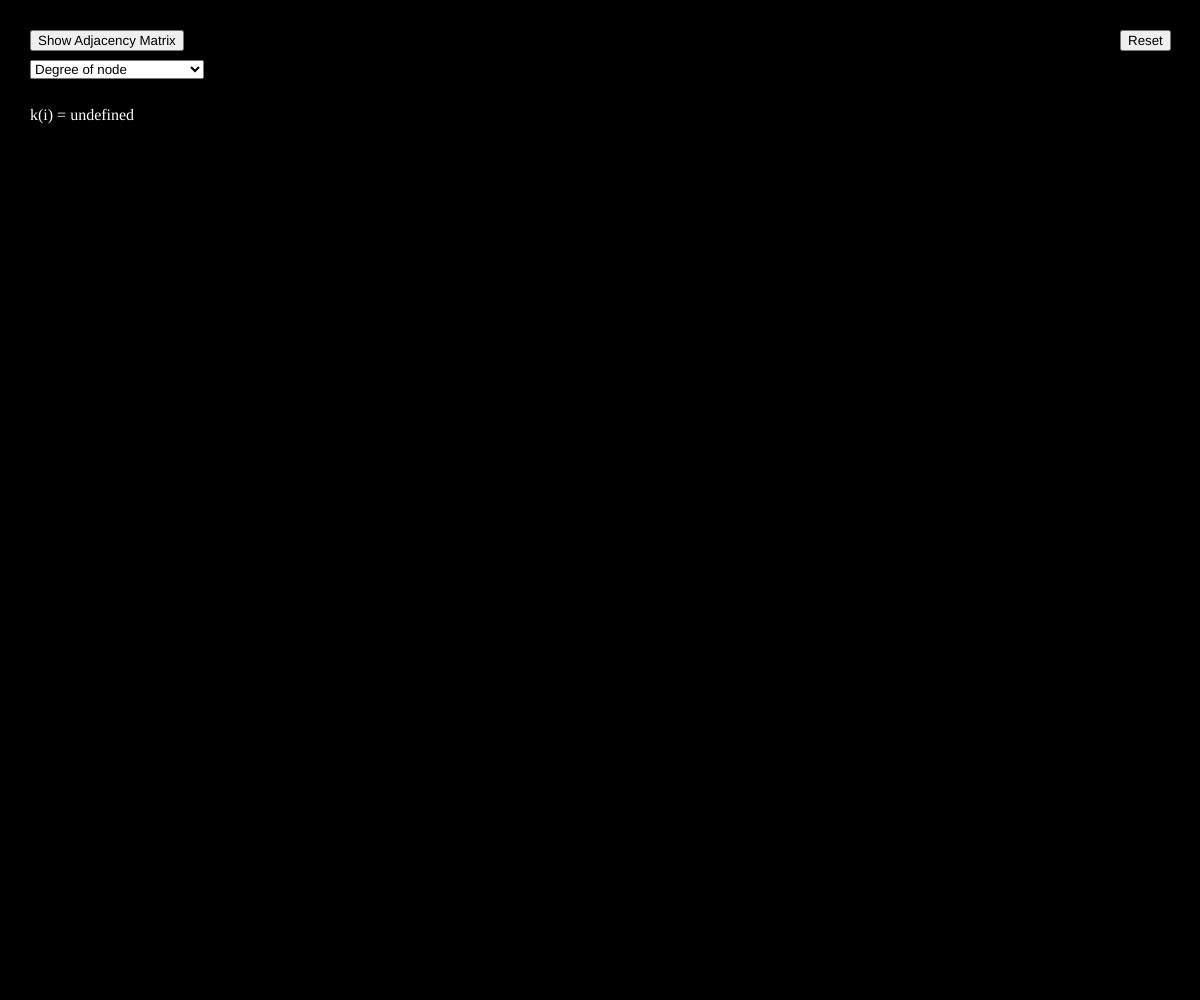
Frame 1 (no input)
Frame 60 (no input): identical to frame 1, image omitted
Frame 120 (the mouse pressed at the canvas centre since frame 60): identical to frame 1, image omitted

The p5.js sketch that drew this single still picture (run headless with seeded random() and noise() and a simulated clock; from frame 60 on, the mouse is pressed at the canvas centre):

// p5.js sketch
// ── sketch.js
// This code is trash. Every variable is global. Why? Because I'm an imbecile. I promise I will rewrite everything with proper care next time.

class Node {
  constructor(_id) {
    this.nid = _id;
    this.Neighbours = [];
    this.PosX = 0;
    this.PosY = 0;
    this.selected = false;
  }
}

class downStruct {
  constructor(_id) {
    this.nid = _id;
    this.status = false;
    this.node = 0;
  }
}

function setVariables() {
  directional = false;
  nodeList = [];
  ballSize = 20;
  mouse = new downStruct();

  inputEnabled = true;
}

let button;
let rbutton;
let sel;
let info;

function setInfo(input) {
  info = createP(input);
  info.style("font-size", "16px");
  info.style("color", "white");
  info.position(30, 90);
}
function setup() {
  createCanvas(windowWidth, windowHeight);

  textAlign(CENTER);

  button = createButton("Show Adjacency Matrix");
  button.position(30, 30);
  button.mousePressed(printAdjacencyMatrix);
  button.mouseOver(disableNode);
  button.mouseOut(enableNode);

  rbutton = createButton("Reset");
  rbutton.position(windowWidth - 80, 30);
  rbutton.mousePressed(reset);
  rbutton.mouseOver(disableNode);
  rbutton.mouseOut(enableNode);

  sel = createSelect();
  sel.position(30, 60);
  sel.option("Degree of node");
  sel.option("Distance");
  sel.option("Relative Distance");
  sel.option("Neighbour count");
  sel.option("Number of triangles");
  sel.option("Characteristic path length");
  sel.option("Global efficiency");
  sel.option("Clustering coefficient");
  sel.option("Transitivity");
  sel.option("Local efficiency");
  sel.changed(updateInfo);
  sel.mouseOver(disableNode);
  sel.mouseOut(enableNode);

  setInfo("ASD");

  setVariables();
  refresh();
}

function drawNodes() {
  for (i = 0; i < nodeList.length; i++) {
    node = nodeList[i];
    x = node.PosX;
    y = node.PosY;

    if (node.selected) {
      fill(0, 0, 200);
    } else {
      fill(200, 0, 0);
    }
    ellipse(x, y, ballSize, ballSize);
  }
}
function drawConnexions() {
  for (i = 0; i < nodeList.length; i++) {
    node = nodeList[i];
    ix = node.PosX;
    iy = node.PosY;

    for (j = 0; j < node.Neighbours.length; j++) {
      neighbour = nodeList[node.Neighbours[j]];

      ox = neighbour.PosX;
      oy = neighbour.PosY;
      stroke(125);
      line(ix, iy, ox, oy);
    }
  }
}
function clearSelected() {
  for (i = 0; i < nodeList.length; i++) {
    node = nodeList[i];
    node.selected = false;
  }
}
function getSelected() {
  for (var i = 0; i < nodeList.length; i++) {
    var cnode = nodeList[i];
    if (cnode.selected) return i;
  }
}
function refresh() {
  background(0);
  drawNodes();
  drawConnexions();
  updateInfo();
  //logAdjacencyMatrix();
}
function draw() {}

function mousePressed() {
  if (inputEnabled == false) return;
  // If we clicked on a node, mark it as clicked
  for (i = 0; i < nodeList.length; i++) {
    currentNode = nodeList[i];
    dx = currentNode.PosX - mouseX;
    dy = currentNode.PosY - mouseY;
    ddist = Math.sqrt(dx * dx + dy * dy);
    if (ddist < ballSize) {
      mouse.status = true;
      mouse.node = i;
      return;
    }
  }
}
function mouseDragged() {
  // Draw line from original node
  if (mouse.status == true) {
    nx = nodeList[mouse.node].PosX;
    ny = nodeList[mouse.node].PosY;

    lx = mouseX;
    ly = mouseY;

    refresh();

    stroke(125);
    line(nx, ny, lx, ly);
  }
}
function mouseReleased() {
  if (inputEnabled == false) return;

  if (mouseX == 0 || mouseY == 0) return;
  // If we releasing the mouse from a node, create a connection if possible.
  if (mouse.status == true) {
    for (i = 0; i < nodeList.length; i++) {
      currentNode = nodeList[i];
      dx = currentNode.PosX - mouseX;
      dy = currentNode.PosY - mouseY;
      ddist = Math.sqrt(dx * dx + dy * dy);
      if (ddist < ballSize) {
        inputNode = mouse.node;
        outputNode = i;

        nodeList[inputNode].Neighbours.push(outputNode);
        nodeList[outputNode].Neighbours.push(inputNode);
        break;
      }
    }
    refresh();
    mouse.status = false;
  } else {
    for (i = 0; i < nodeList.length; i++) {
      currentNode = nodeList[i];
      dx = currentNode.PosX - mouseX;
      dy = currentNode.PosY - mouseY;
      ddist = Math.sqrt(dx * dx + dy * dy);
      if (ddist < ballSize) {
        return; // Dont create a node on top of another
      }
    }
    //generate Node
    node = new Node();
    node.PosX = mouseX;
    node.PosY = mouseY;
    nodeList.push(node);

    refresh();
  }
}
function mouseClicked() {
  if (inputEnabled == false) return;
  // Marks the selection of the clicked node
  for (i = 0; i < nodeList.length; i++) {
    currentNode = nodeList[i];
    dx = currentNode.PosX - mouseX;
    dy = currentNode.PosY - mouseY;
    ddist = Math.sqrt(dx * dx + dy * dy);
    if (ddist < ballSize) {
      clearSelected();
      currentNode.selected = true;
      refresh();
    }
  }
  mouse.status = false;
  //logAdjacencyMatrix();
}
function getAdjacencyMatrix() {
  matrixLen = nodeList.length;
  matrix = new Array(matrixLen * matrixLen);

  for (i = 0; i < matrixLen * matrixLen; i++) {
    matrix[i] = 0;
  }
  for (i = 0; i < nodeList.length; i++) {
    node = nodeList[i];
    for (j = 0; j < node.Neighbours.length; j++) {
      neighbour = node.Neighbours[j];
      if (i != neighbour) {
        matrix[matrixLen * i + neighbour] = 1;
      }
    }
  }

  return matrix;
}
function logAdjacencyMatrix() {
  console.log("\n\n\n");
  matrixLen = nodeList.length;
  matrix = getAdjacencyMatrix();

  string = "";
  for (i = 0; i < matrixLen; i++) {
    for (j = 0; j < matrixLen; j++) {
      string = string + " " + str(matrix[i * matrixLen + j]);
    }
    string = string + "\n";
  }

  console.log(string);
  //alert(string)
}
function printAdjacencyMatrix() {
  matrixLen = nodeList.length;
  matrix = getAdjacencyMatrix();

  string = "";
  for (i = 0; i < matrixLen; i++) {
    for (j = 0; j < matrixLen; j++) {
      string = string + " " + str(matrix[i * matrixLen + j]);
    }
    string = string + "\n";
  }
  alert(string);
}
function disableNode() {
  //console.log("Disabled")
  inputEnabled = false;
}
function enableNode() {
  //console.log("Enabled")
  inputEnabled = true;
}
function updateInfo() {
  if (mouse.status == true) return;
  infoType = sel.value();
  var content = "";
  var snode = getSelected();
  if (infoType == "Degree of node") {
    degree = getNodeDegree();
    content = "k(i) = " + str(degree);
    info.html(content);
  } else if (infoType == "Number of triangles") {
    var triangles = getTriangleCount(snode);
    content = "t(i) = " + str(triangles);
    info.html(content);
  } else if (infoType == "Distance") {
    content = "";
    for (ni = 0; ni < nodeList.length; ni++) {
      distance_row = getDistance(ni);
      content = content + str(distance_row) + "<br>";
    }
    info.html(content);
  } else if (infoType == "Relative Distance") {
    content = "";
    for (ni = 0; ni < nodeList.length; ni++) {
      distance_row = getRelativeDistance(snode, ni);
      content = content + str(distance_row) + "<br>";
    }
    info.html(content);
  } else if (infoType == "Neighbour count") {
    content = "";
    for (ni = 0; ni < nodeList.length; ni++) {
      neighbours = getNeighbourCount(ni);
      content = content + str(neighbours) + " ";
    }
    info.html(content);
  } else if (infoType == "Characteristic path length") {
    globalCPL = getGlobalCharacteristicPathLength();
    localCPL = getCharacteristicPathLength(snode);
    content = "L(i) = " + str(localCPL) + "<br>L = " + globalCPL;
    info.html(content);
  } else if (infoType == "Global efficiency") {
    var globalEFC = getGlobalEfficiency();
    var localEFC = getNodeEfficiency(snode);
    content = "E(i) = " + str(localEFC) + "<br>E = " + globalEFC;
    info.html(content);
  } else if (infoType == "Clustering coefficient") {
    var localCC = getNodeClusteringCoefficient(snode);
    var globalCC = getClusteringCoefficient();
    content = "C(i) = " + str(localCC) + "<br>C = " + str(globalCC);
    info.html(content);
  } else if (infoType == "Transitivity") {
    var trans = getTransitivity();
    content = "T = " + str(trans);
    info.html(content);
  } else if (infoType == "Local efficiency") {
    var lEff = getlocalNodeEfficiency(snode);
    var gEff = getLocalEfficiency();
    content = "E_loc(i) = " + str(lEff) + "<br>E_loc = " + str(gEff);
    info.html(content);
  }
}

function getNodeDegree() {
  for (var nodei = 0; nodei < nodeList.length; nodei++) {
    var currentNode = nodeList[nodei];
    if (currentNode.selected == true) {
      var matrix = getAdjacencyMatrix();
      var matrixLen = nodeList.length;
      var degree = 0;
      for (var nodej = 0; nodej < matrixLen; nodej++) {
        var arrayPos = nodei * matrixLen + nodej;
        if (matrix[arrayPos] == 1) degree++;
      }
      return degree;
    }
  }
}

function getTriangleCount(nodei) {
  var matrix = getAdjacencyMatrix();
  var matrixLen = nodeList.length;
  var triangles = 0;
  for (var nodej = 0; nodej < matrixLen; nodej++) {
    if (nodei == nodej) continue;
    for (var nodek = 0; nodek < matrixLen; nodek++) {
      if (nodei == nodek || nodej == nodek) continue;
      array_ij = nodei * matrixLen + nodej;
      array_ik = nodei * matrixLen + nodek;
      array_jk = nodej * matrixLen + nodek;

      if (
        matrix[array_ij] == 1 &&
        matrix[array_ik] == 1 &&
        matrix[array_jk] == 1
      ) {
        triangles++;
      }
    }
  }
  return Math.floor(triangles / 2.0);
}

function getRelativeDistance(centerNode, nodea) {
  var matrix = getAdjacencyMatrix();
  var matrixLen = nodeList.length;

  if (nodea >= matrixLen) return Infinity;

  var visitedNodes = [];
  var nodesDistance = new Array(matrixLen);
  var toVisit = [nodea];

  for (var i = 0; i < matrixLen; i++) {
    nodesDistance[i] = Infinity;
    if (i == nodea) nodesDistance[i] = 0;
  }

  var step = 1;
  while (toVisit.length > 0) {
    var nextVisit = [];
    //console.log("Step: " + str(step))
    //console.log("toVisit: " + str(toVisit))
    //console.log("visitedNodes: " + str(visitedNodes));
    //console.log("nodesDistance: " + str(nodesDistance));
    for (var j = 0; j < toVisit.length; j++) {
      var current_node = toVisit[j];

      visitedNodes.push(current_node);

      for (var new_node = 0; new_node < matrixLen; new_node++) {
        var array_pos = current_node * matrixLen + new_node;

        if (matrix[array_pos] == 1) {
          if (step < nodesDistance[new_node]) {
            nodesDistance[new_node] = step;

            if (visitedNodes.indexOf(new_node) == -1) {
              var relative_array_pos = centerNode * matrixLen + new_node;

              if (matrix[relative_array_pos] == 1) {
                nextVisit.push(new_node);
              }
            }
          }
        }
      }
    }

    //console.log("nextVisit: " + str(nextVisit));
    toVisit = nextVisit;
    step++;

    if (step > 1000)
      // Something went wrong!
      return;
  }

  return nodesDistance;
}
function getDistance(nodea) {
  var matrix = getAdjacencyMatrix();
  var matrixLen = nodeList.length;

  if (nodea >= matrixLen) return Infinity;

  var visitedNodes = [];
  var nodesDistance = new Array(matrixLen);
  var toVisit = [nodea];

  for (var i = 0; i < matrixLen; i++) {
    nodesDistance[i] = Infinity;
    if (i == nodea) nodesDistance[i] = 0;
  }

  var step = 1;
  while (toVisit.length > 0) {
    var nextVisit = [];
    //console.log("Step: " + str(step))
    //console.log("toVisit: " + str(toVisit))
    //console.log("visitedNodes: " + str(visitedNodes));
    //console.log("nodesDistance: " + str(nodesDistance));
    for (var j = 0; j < toVisit.length; j++) {
      var current_node = toVisit[j];

      visitedNodes.push(current_node);

      for (var new_node = 0; new_node < matrixLen; new_node++) {
        var array_pos = current_node * matrixLen + new_node;

        if (matrix[array_pos] == 1) {
          if (step < nodesDistance[new_node]) {
            nodesDistance[new_node] = step;
            if (visitedNodes.indexOf(new_node) == -1) {
              nextVisit.push(new_node);
            }
          }
        }
      }
    }

    //console.log("nextVisit: " + str(nextVisit));
    toVisit = nextVisit;
    step++;

    if (step > 1000)
      // Something went wrong!
      return;
  }

  return nodesDistance;
}

function getNeighbourCount(nodec) {
  var matrix = getAdjacencyMatrix();
  var matrixLen = nodeList.length;

  var ncount = 0;
  for (var ic = 0; ic < matrixLen; ic++) {
    if (ic == nodec) continue;

    var array_pos = nodec * matrixLen + ic;

    if (matrix[array_pos] == 1) ncount++;
  }

  return ncount;
}

function getCharacteristicPathLength(kknode) {
  var matrixLen = nodeList.length;
  var distsum = 0;
  var distlist = getDistance(kknode);
  for (var nodecount_i = 0; nodecount_i < matrixLen; nodecount_i++) {
    if (distlist[nodecount_i] == Infinity) return Infinity;
    distsum = distsum + distlist[nodecount_i];
  }

  return distsum / (distlist.length - 1);
}
function getGlobalCharacteristicPathLength() {
  var gcpavg = 0;
  for (var nodei = 0; nodei < nodeList.length; nodei++) {
    gcpavg = gcpavg + getCharacteristicPathLength(nodei);
  }
  return gcpavg / nodeList.length;
}

function getNodeEfficiency(knode) {
  var matrixLen = nodeList.length;
  var distsum = 0;
  var distlist = getDistance(knode);
  for (var nodecount_i = 0; nodecount_i < matrixLen; nodecount_i++) {
    if (nodecount_i == knode) continue;
    distsum = distsum + 1.0 / distlist[nodecount_i];
  }

  return distsum / (distlist.length - 1);
}
function getGlobalEfficiency() {
  var globefc = 0;
  for (var nodei = 0; nodei < nodeList.length; nodei++) {
    globefc = globefc + getNodeEfficiency(nodei);
  }
  return globefc / nodeList.length;
}

function getNodeClusteringCoefficient(knode) {
  var triangleCount = getTriangleCount(knode);
  var neighbourCount = getNeighbourCount(knode);

  var clustcoeff = (triangleCount == 0) ? 0 : (2.0 * triangleCount) / (neighbourCount * (neighbourCount - 1));

  return clustcoeff;
}
function getClusteringCoefficient() {
  var gblCluster = 0;
  for (var i = 0; i < nodeList.length; i++) {
    gblCluster = gblCluster + getNodeClusteringCoefficient(i);
  }
  return gblCluster / nodeList.length;
}

function getTransitivity() {
  var numerator = 0;
  var denominator = 0;

  var matrix = getAdjacencyMatrix();
  var matrixLen = nodeList.length;

  var triangleCount = 0;
  var neighbourCount = 0;
  for (var i = 0; i < matrixLen; i++) {
    triangleCount = getTriangleCount(i);
    neighbourCount = getNeighbourCount(i);

    numerator = numerator + 2 * triangleCount;
    denominator = denominator + neighbourCount * (neighbourCount - 1);
  }

  var transitivity = numerator / denominator;
  return transitivity;
}

function getlocalNodeEfficiency(i) {
  var matrix = getAdjacencyMatrix();
  var matrixLen = nodeList.length;

  var result = 0;
  for (var j = 0; j < matrixLen; j++) {
    if (j == i) continue;
    for (var k = 0; k < matrixLen; k++) {
      if (k == j || k == i) continue;

      var array_ij = i * matrixLen + j;
      var array_ik = i * matrixLen + k;

      var adota = matrix[array_ij] * matrix[array_ik];

      var reldist_ijk = getRelativeDistance(i, j)[k]; // Same as getRelativeDistance(i, k)[j]

      //console.log(
      //  "Relative Distance " + str(j) + " " + str(k) + " = " + str(reldist_ijk)
      //);

      r = adota == 0 ? 0 : adota * (1.0 / reldist_ijk);

      result = result + r;

      //console.log("R = " + str(r));
    }
  }
  var denominator = getNeighbourCount(i);

  var output = result == 0 ? 0 : result / (denominator * (denominator - 1));
  return output;
}
function getLocalEfficiency() {
  var gblEfficiency = 0;
  for (var i = 0; i < nodeList.length; i++) {
    gblEfficiency = gblEfficiency + getlocalNodeEfficiency(i);
  }
  return gblEfficiency / nodeList.length;
}

function reset() {
  info.html("");
  setup();
}
